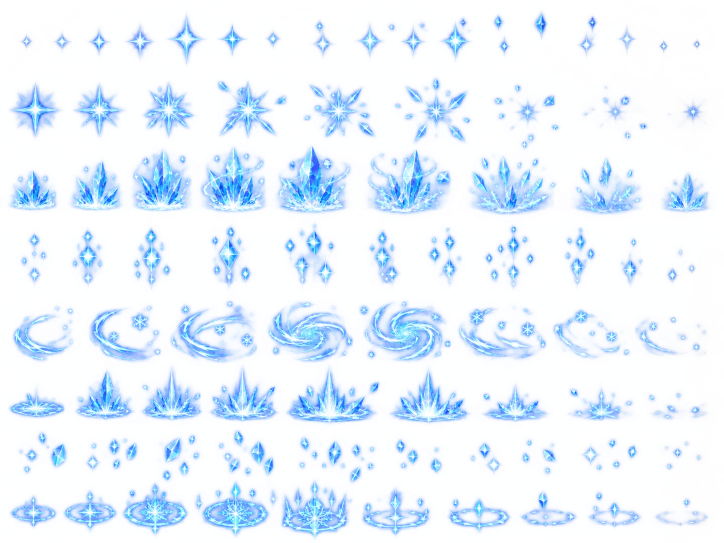
#> input picture assets/fx/source/frost-a.png, 1448 x 1086 px (shown at 1/2 size)
$ python slice-frost.py
#> lines starting #> are read from the running program, lines starting #| are printed output that depends on the picture; after the words box and inside, x2 and y2 are one past the last pixel; in counts of white or black regions, pixels touching at a corner belong together
#!/usr/bin/env python3
"""Cut the frost sheets into one atlas, assets/fx/frost.webp.

    python3 tools/slice-frost.py

The sheets (assets/fx/source/frost-a.png, frost-c.png) are rows of glints,
stars, snowflakes and blown snow on a thick cyan glow. Only the light is
kept - how bright a pixel is becomes how solid it is, the glow round it
goes - and each piece in a row is found by its bright core, cut out and set
in a square cell. The strips (client/js/ambient.js FrostFx, weather.js):

  glint   small four-point twinkles, played as a twinkle on the ice
  star    large frost stars, for the brightest glints
  flake   snowflakes, drifting across the screen in the blizzard
  gust    long drifts of blown snow, swept across the screen by the wind
"""
import json
import os

import cv2
import numpy as np
from PIL import Image

ROOT = os.path.join(os.path.dirname(__file__), '..')
SRC = os.path.join(ROOT, 'assets/fx/source')
OUT = os.path.join(ROOT, 'assets/fx/frost.webp')
# name: (sheet, y band, cell px, min core area, how many to keep at most)
PIECES = {
    'glint': ('frost-a.png', (20, 125), 48, 30, 12),
    'star': ('frost-a.png', (150, 290), 64, 200, 8),
    'flake': ('frost-c.png', (228, 318), 48, 150, 10),
    'gust': ('frost-c.png', (700, 1070), (192, 72), 1500, 6),
}


def light(a):
    """Only the light: white where bright, clear where it was the glow."""
    rgb = a[..., :3].astype(np.float32)
    lum = rgb @ np.float32([0.3, 0.59, 0.11])
    sat = rgb.max(2) - rgb.min(2)
    k = np.clip((lum - 150) / 90, 0, 1) * np.clip(1 - (sat - 60) / 120, 0.3, 1) * (a[..., 3] / 255)
    out = np.zeros_like(a)
    out[..., :3] = np.clip(rgb * 0.5 + np.float32([200, 225, 255]) * 0.5, 0, 255).astype(np.uint8)
    out[..., 3] = (k * 255).astype(np.uint8)
#> out: shape (105, 1448, 4); mean R, G, B, A 116.1, 173.6, 213.2, 4.5
    return out


def pieces(name):
    sheet, (y0, y1), cell, area, keep = PIECES[name]
    a = np.array(Image.open(os.path.join(SRC, sheet)).convert('RGBA'))[y0:y1]
    L = light(a)
    core = (L[..., 3] > 170).astype(np.uint8)
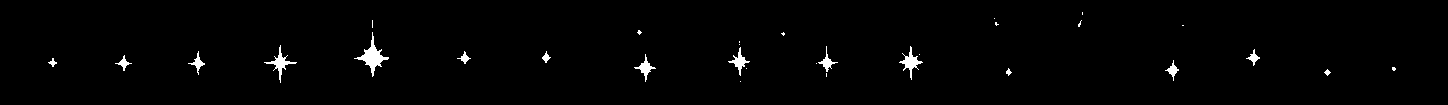
#> core: shape (105, 1448); values 0 (black) and 1 (white), 1.3% white; 31 white regions (16 under 20 px), largest, box (x1, y1, x2, y2) and area: (354, 32, 389, 77) 408, (264, 45, 297, 83) 237, (899, 46, 923, 80) 231
    core = cv2.dilate(core, np.ones((7, 7), np.uint8))
#> core: shape (105, 1448); values 0 (black) and 1 (white), 4.7% white; 21 white regions, largest, box (x1, y1, x2, y2) and area: (351, 17, 392, 80) 1038, (261, 42, 300, 86) 758, (896, 43, 926, 83) 718
    n, lab, st, _ = cv2.connectedComponentsWithStats(core)
#> lab: shape (105, 1448) int32; 22 distinct labels, from 0 to 21
#> n = 22; st = 22 rows, first 6: [0, 0, 1448, 105, 144954], [1075, 9, 11, 21, 171], [991, 15, 11, 14, 124], [351, 17, 41, 63, 1038], [1179, 22, 8, 7, 56], [634, 27, 11, 11, 110]
    boxes = sorted([st[i] for i in range(1, n) if st[i][4] >= area], key=lambda s: -s[4])[:keep]
#> boxes = 12 items, first 6: [351, 17, 41, 63, 1038], [261, 42, 39, 44, 758], [896, 43, 30, 40, 718], [725, 38, 28, 47, 636], [631, 51, 28, 34, 498], [813, 43, 28, 37, 494]
    boxes.sort(key=lambda s: s[0])
    cw, ch = cell if isinstance(cell, tuple) else (cell, cell)
    out = []
    for x, y, w, h, _ in boxes:
        p = 6
        crop = L[max(0, y - p):y + h + p, max(0, x - p):x + w + p]
        k = min(cw / crop.shape[1], ch / crop.shape[0])
        pm = crop.astype(np.float32)
        pm[..., :3] *= pm[..., 3:4] / 255
        pm = cv2.resize(pm, (max(1, round(crop.shape[1] * k)), max(1, round(crop.shape[0] * k))), interpolation=cv2.INTER_AREA)
        c = np.zeros((ch, cw, 4), np.float32)
        oy, ox = (ch - pm.shape[0]) // 2, (cw - pm.shape[1]) // 2
        c[oy:oy + pm.shape[0], ox:ox + pm.shape[1]] = pm
        al = c[..., 3:4]
        c[..., :3] = np.where(al > 0, c[..., :3] * 255 / np.maximum(al, 1e-3), 0)
        out.append(c.clip(0, 255).astype(np.uint8))
#> this loop made 12 passes
#> (x, y, w, h, k, oy, ox) on passes 1 to 12: (112, 52, 23, 22, 1.37, 0, 0), (185, 48, 23, 30, 1.14, 0, 4), (261, 42, 39, 44, 0.857, 0, 2), (351, 17, 41, 63, 0.64, 0, 7), (454, 48, 20, 19, 1.5, 1, 0), (539, 48, 15, 18, 1.6, 0, 2), (631, 51, 28, 34, 1.04, 0, 3), (725, 38, 28, 47, 0.814, 0, 7), (813, 43, 28, 37, 0.98, 0, 4), (896, 43, 30, 40, 0.923, 0, 4), (1162, 57, 20, 27, 1.23, 0, 4), (1243, 46, 20, 23, 1.37, 0, 2)
#> after the loop, out = 12 items
    return out, (cw, ch)


def main():
    strips = [(name, *pieces(name)) for name in PIECES]
#> call 2 of pieces, with name = 'star'
#> in pieces (call 2), `sheet, (y0, y1), cell, area, keep = PIECES[name]`: sheet = 'frost-a.png'; y0 = 150; y1 = 290; cell = 64; area = 200; keep = 8
#> in light (call 2), `out[..., 3] = (k * 255).astype(np.uint8)`:
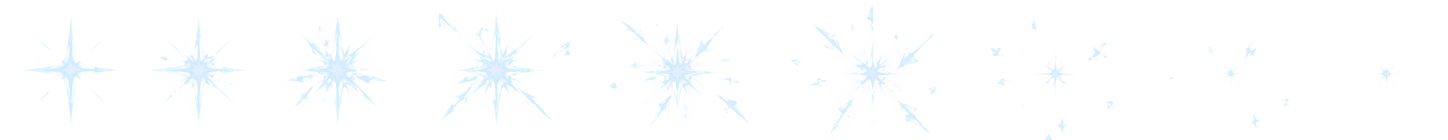
#> out: shape (140, 1448, 4); mean R, G, B, A 128.2, 195.7, 240.9, 7.4; transparent parts drawn white
#> in pieces (call 2), `core = (L[..., 3] > 170).astype(np.uint8)`: core: shape (140, 1448); values 0 (black) and 1 (white), 1.8% white; 136 white regions (108 under 20 px), largest, box (x1, y1, x2, y2) and area: (311, 23, 356, 105) 481, (477, 34, 522, 102) 467, (170, 27, 227, 109) 453
#> in pieces (call 2), `core = cv2.dilate(core, np.ones((7, 7), np.uint8))`: core: shape (140, 1448); values 0 (black) and 1 (white), 8.6% white; 47 white regions, largest, box (x1, y1, x2, y2) and area: (293, 20, 377, 108) 2867, (442, 31, 532, 119) 2577, (167, 24, 230, 118) 1760
#> in pieces (call 2), `n, lab, st, _ = cv2.connectedComponentsWithStats(core)`:
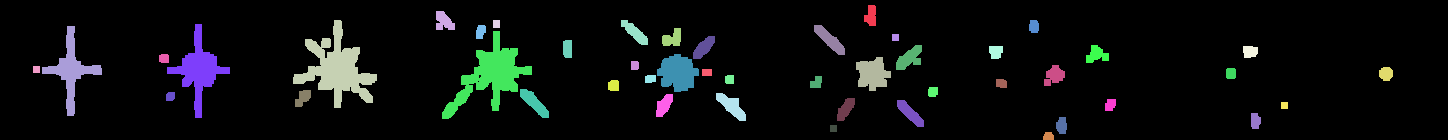
#> lab: shape (140, 1448) int32; 48 distinct labels, from 0 to 47; one colour per label, 0 black
#> in pieces (call 2), `n, lab, st, _ = cv2.connectedComponentsWithStats(core)`: n = 48; st = 48 rows, first 6: [0, 0, 1448, 140, 185285], [864, 5, 12, 21, 193], [436, 11, 19, 19, 259], [293, 20, 84, 88, 2867], [493, 20, 7, 8, 56], [621, 20, 27, 25, 303]
#> in pieces (call 2), `boxes = sorted([st[i] for i in range(1, n) if st[i][4] >= area], key=l..`: boxes = [[293, 20, 84, 88, 2867], [442, 31, 90, 88, 2577], [167, 24, 63, 94, 1760], [42, 26, 60, 90, 1355], [657, 54, 42, 38, 1100], [856, 57, 35, 34, 800], [716, 93, 30, 28, 405], [814, 25, 31, 30, 391]]
#> in pieces (call 2), `cw, ch = cell if isinstance(cell, tuple) else (cell, cell)`: cw = 64
#> the loop in pieces (call 2), `for x, y, w, h, _ in boxes:` made 8 passes
#> (x, y, w, h, k, oy, ox) on passes 1 to 8: (42, 26, 60, 90, 0.627, 0, 9), (167, 24, 63, 94, 0.604, 0, 9), (293, 20, 84, 88, 0.64, 0, 1), (442, 31, 90, 88, 0.627, 0, 0), (657, 54, 42, 38, 1.19, 2, 0), (716, 93, 30, 28, 1.52, 1, 0), (814, 25, 31, 30, 1.49, 0, 0), (856, 57, 35, 34, 1.36, 0, 0)
#> after the loop in pieces (call 2), `for x, y, w, h, _ in boxes:`:
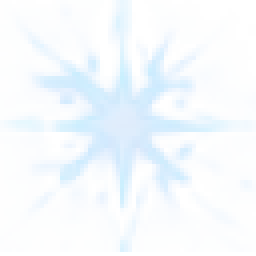
#> c: shape (64, 64, 4) float32 (shown 4 times larger); mean R, G, B, A 161, 197.6, 242.6, 38.7; transparent parts drawn white
#> after the loop in pieces (call 2), `for x, y, w, h, _ in boxes:`: out = 8 items
#> call 3 of pieces, with name = 'flake'
#> in pieces (call 3), `sheet, (y0, y1), cell, area, keep = PIECES[name]`: sheet = 'frost-c.png'; y0 = 228; y1 = 318; cell = 48; area = 150; keep = 10
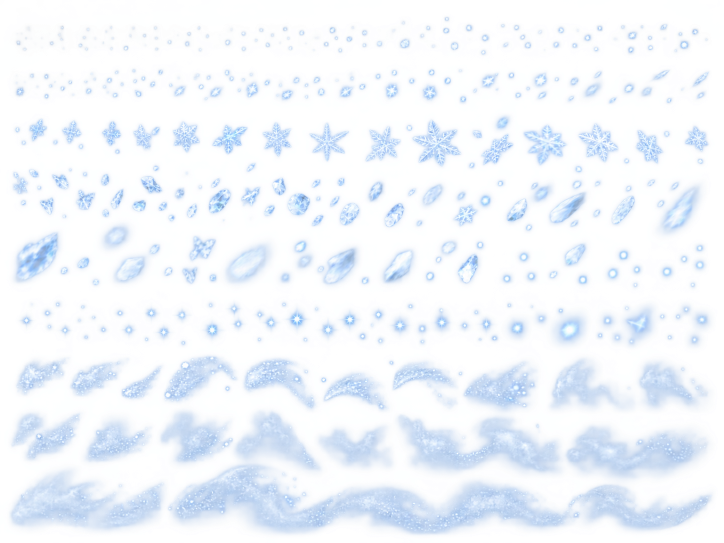
#> input picture assets/fx/source/frost-c.png, 1448 x 1086 px (shown at 1/2 size)
#> in pieces (call 3), `core = (L[..., 3] > 170).astype(np.uint8)`: core: shape (90, 1448); values 0 (black) and 1 (white), 8.8% white; 196 white regions (153 under 20 px), largest, box (x1, y1, x2, y2) and area: (1158, 20, 1235, 90) 1672, (1051, 23, 1131, 90) 1520, (826, 13, 906, 90) 1064
#> in pieces (call 3), `core = cv2.dilate(core, np.ones((7, 7), np.uint8))`: core: shape (90, 1448); values 0 (black) and 1 (white), 26.3% white; 24 white regions, largest, box (x1, y1, x2, y2) and area: (823, 10, 925, 90) 4415, (1155, 17, 1238, 90) 3337, (1048, 20, 1134, 90) 3244
#> in pieces (call 3), `n, lab, st, _ = cv2.connectedComponentsWithStats(core)`:
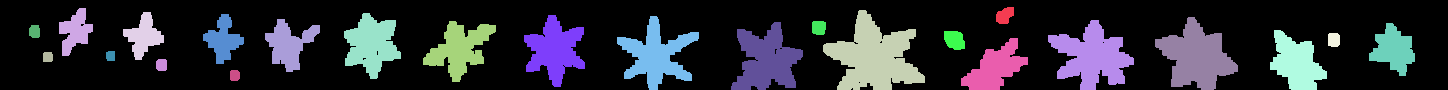
#> lab: shape (90, 1448) int32; 25 distinct labels, from 0 to 24; one colour per label, 0 black
#> in pieces (call 3), `n, lab, st, _ = cv2.connectedComponentsWithStats(core)`: n = 25; st = 25 rows, first 6: [0, 0, 1448, 90, 96085], [996, 7, 18, 17, 228], [59, 8, 34, 48, 889], [823, 10, 102, 80, 4415], [123, 12, 41, 48, 960], [344, 13, 57, 66, 2254]
#> in pieces (call 3), `boxes = sorted([st[i] for i in range(1, n) if st[i][4] >= area], key=l..`: boxes = [[823, 10, 102, 80, 4415], [1155, 17, 83, 73, 3337], [1048, 20, 86, 70, 3244], [731, 22, 72, 68, 2917], [617, 16, 82, 74, 2614], [524, 15, 61, 72, 2384], [344, 13, 57, 66, 2254], [423, 21, 73, 61, 2122], [1270, 30, 57, 60, 2036], [961, 38, 67, 52, 1786]]
#> in pieces (call 3), `cw, ch = cell if isinstance(cell, tuple) else (cell, cell)`: cw = 48
#> the loop in pieces (call 3), `for x, y, w, h, _ in boxes:` made 10 passes
#> (x, y, w, h, k, oy, ox) on passes 1 to 10: (344, 13, 57, 66, 0.615, 0, 3), (423, 21, 73, 61, 0.565, 3, 0), (524, 15, 61, 72, 0.593, 0, 2), (617, 16, 82, 74, 0.511, 3, 0), (731, 22, 72, 68, 0.571, 3, 0), (823, 10, 102, 80, 0.421, 6, 0), (961, 38, 67, 52, 0.608, 6, 0), (1048, 20, 86, 70, 0.49, 5, 0), (1155, 17, 83, 73, 0.505, 4, 0), (1270, 30, 57, 60, 0.696, 1, 0)
#> pass 1, in pieces (call 3), `crop = L[max(0, y - p):y + h + p, max(0, x - p):x + w + p]`:
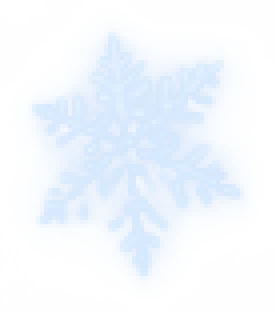
#> crop: shape (78, 69, 4) (shown 4 times larger); mean R, G, B, A 192.6, 221.4, 250.3, 53; transparent parts drawn white
#> after the loop in pieces (call 3), `for x, y, w, h, _ in boxes:`: out = 10 items
#> in pieces (call 4), `n, lab, st, _ = cv2.connectedComponentsWithStats(core)`: n = 135; st = 135 rows, first 6: [0, 0, 1448, 370, 456349], [418, 12, 11, 10, 105], [381, 16, 8, 7, 56], [490, 18, 87, 59, 3082], [778, 21, 9, 9, 77], [328, 22, 73, 82, 2816]
#> strips = 4 items
    W = max(len(fs) * c[0] for _, fs, c in strips)
#> W = 1152
    H = sum(c[1] for _, _, c in strips)
#> H = 232
    atlas = np.zeros((H, W, 4), np.uint8)
    y, table = 0, {}
    for name, fs, (cw, ch) in strips:
        for i, f in enumerate(fs):
            atlas[y:y + ch, i * cw:(i + 1) * cw] = f
        table[name] = {'at': [0, y], 'cell': [cw, ch], 'frames': len(fs)}
        y += ch
#> this loop made 4 passes
#> (name, cw, ch, y) on passes 1 to 4: ('glint', 48, 48, 48), ('star', 64, 64, 112), ('flake', 48, 48, 160), ('gust', 192, 72, 232)
#> after the loop, table = 4 items; y = 232
    Image.fromarray(atlas).save(OUT, 'WEBP', quality=90, method=6)
    print('frost.webp', W, 'x', H)
#| frost.webp 1152 x 232
    print(json.dumps(table))
#> (printed output is left out)


if __name__ == '__main__':
    main()
